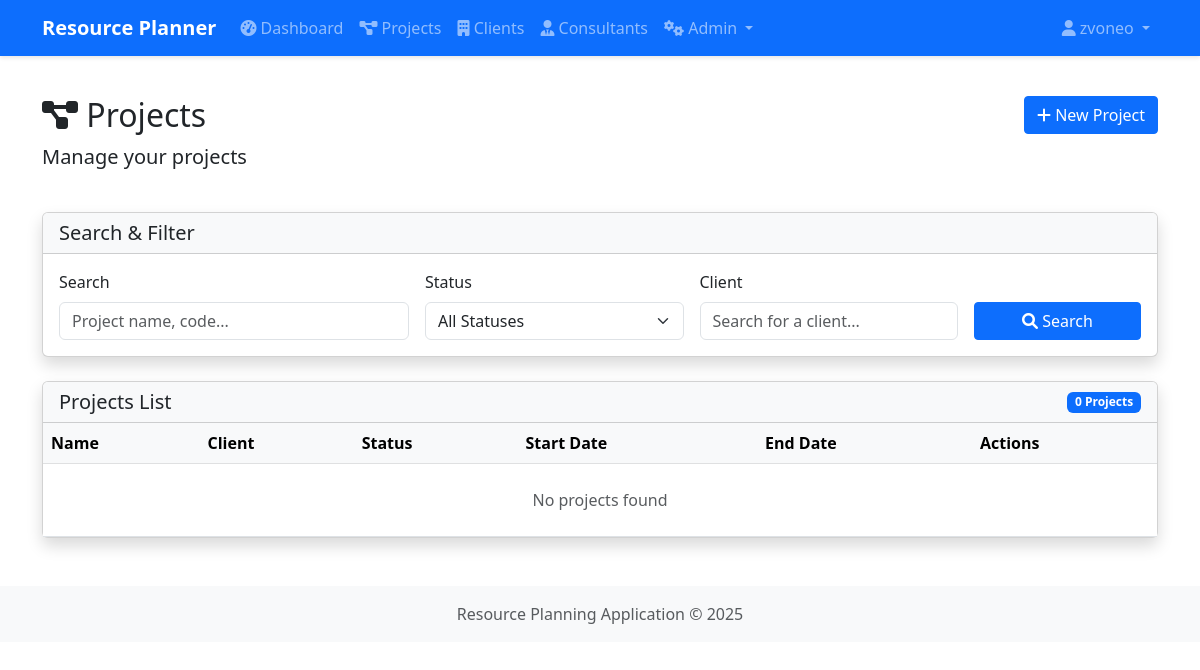
Page /projects/ (signed in) on the earlier database version.
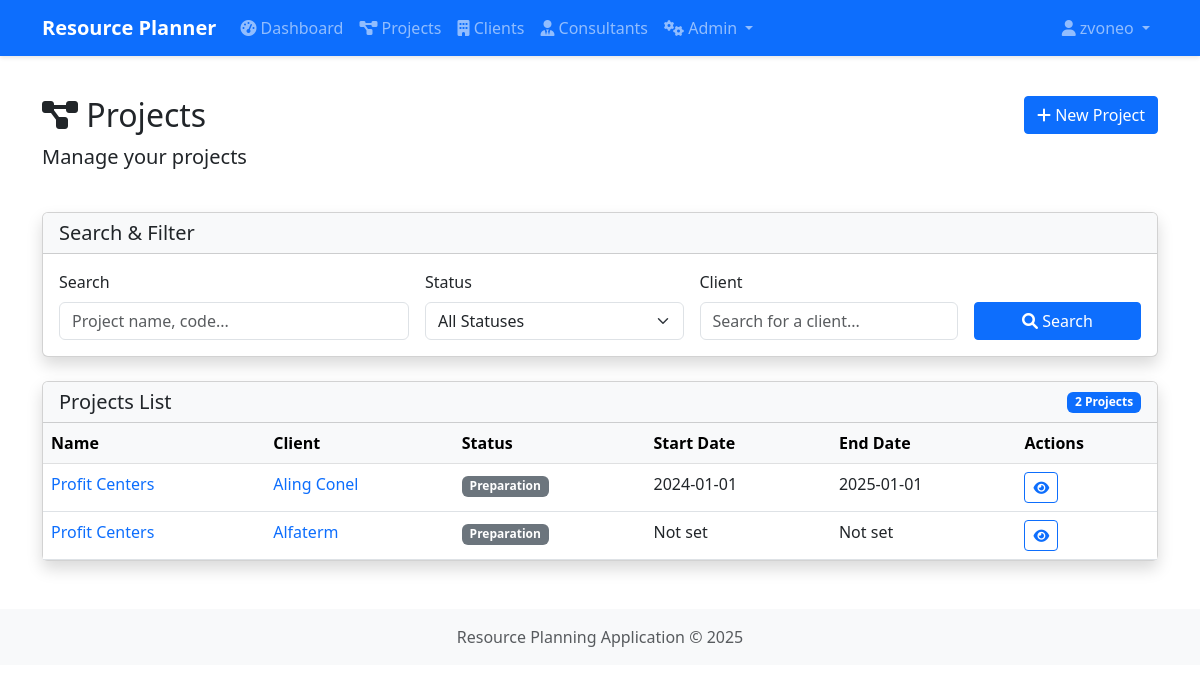
Same page on the later database version.
### app/models.py (models this page shows, shortened)
class Project(db.Model):
    __tablename__ = 'projects'
    id = db.Column(db.Integer, primary_key=True)
    name = db.Column(db.String(100), nullable=False)
    description = db.Column(db.Text)
    template_id = db.Column(db.Integer, db.ForeignKey('project_templates.id'))
    client_id = db.Column(db.Integer, db.ForeignKey('clients.id'))
    manager_id = db.Column(db.Integer, db.ForeignKey('users.id'))
    start_date = db.Column(db.Date)
    end_date = db.Column(db.Date)
    status = db.Column(db.String(20))  # Active, Completed, On Hold
    status_id = db.Column(db.Integer, db.ForeignKey('list_items.id'))
    industry_id = db.Column(db.Integer, db.ForeignKey('list_items.id'))
    profit_center_id = db.Column(db.Integer, db.ForeignKey('list_items.id'))
    created_at = db.Column(db.DateTime, default=datetime.utcnow)
    updated_at = db.Column(db.DateTime, default=datetime.utcnow, onupdate=datetime.utcnow)
    products = db.relationship('ProductService', secondary='project_products', lazy='subquery',
                              backref=db.backref('projects', lazy=True))
    groups = db.relationship('ProjectGroup', backref='project', lazy=True, cascade="all, delete-orphan", order_by="ProjectGroup.order")
    industry = db.relationship('ListItem', foreign_keys=[industry_id])
    profit_center = db.relationship('ListItem', foreign_keys=[profit_center_id])
    status_item = db.relationship('ListItem', foreign_keys=[status_id])
    manager = db.relationship('User', foreign_keys=[manager_id])

class Client(db.Model):
    __tablename__ = 'clients'
    id = db.Column(db.Integer, primary_key=True)
    name = db.Column(db.String(100), nullable=False)
    address = db.Column(db.String(200))
    city = db.Column(db.String(100))
    country_id = db.Column(db.Integer, db.ForeignKey('list_items.id'))
    sales_person = db.Column(db.String(100))  # Sales person name
    project_manager = db.Column(db.String(100))  # Project manager name
    industry = db.Column(db.String(100))  # Industry field
    active = db.Column(db.Boolean, default=True)  # Active status
    created_at = db.Column(db.DateTime, default=datetime.utcnow)
    updated_at = db.Column(db.DateTime, default=datetime.utcnow, onupdate=datetime.utcnow)
    projects = db.relationship('Project', backref='client', lazy=True)
    project_templates = db.relationship('ProjectTemplate', backref='client', lazy=True)

### app/routes/projects.py (the view)
@projects_bp.route('/')
@login_required
def list_projects():
    search_query = request.args.get('search', '')
    status_filter = request.args.get('status_filter', '')
    client_filter = request.args.get('client_filter', '')
    query = Project.query
    if search_query:
        query = query.filter(Project.name.ilike(f'%{search_query}%'))
    if status_filter:
        query = query.filter(Project.status == status_filter)
    if client_filter:
        query = query.filter(Project.client_id == client_filter)
    projects = query.order_by(Project.created_at.desc()).all()
    clients = Client.query.all()
    project_statuses_list = List.query.filter_by(name='ProjectStatusList').first()
    if project_statuses_list:
        project_statuses = ListItem.query.filter_by(list_id=project_statuses_list.id).order_by(ListItem.order).all()
    else:
        project_statuses_list = List.query.filter_by(id=6).first()
        if project_statuses_list:
            project_statuses = ListItem.query.filter_by(list_id=project_statuses_list.id).order_by(ListItem.order).all()
        else:
            project_statuses = []
    return render_template('projects/list.html', projects=projects, clients=clients, project_statuses=project_statuses)

### app/templates/projects/list.html (shortened to what the changed rows need)
{% extends 'base.html' %}
{% block content %}
<div class="row mb-4">
    <div class="col">
        <h1 class="h2">
            <i class="fas fa-project-diagram"></i> Projects
        </h1>
    </div>
</div>
<div class="card shadow">
    <div class="card-header bg-light">
        <div class="d-flex justify-content-between align-items-center">
            <h5 class="mb-0">Projects List</h5>
            <span class="badge bg-primary">{{ projects|length }} Projects</span>
        </div>
    </div>
    <div class="card-body p-0">
        <div class="table-responsive">
            <table class="table table-hover mb-0">
                <thead class="table-light">
                    <tr>
                        <th>Name</th>
                        <th>Client</th>
                        <th>Status</th>
                        <th>Start Date</th>
                        <th>End Date</th>
                        <th>Actions</th>
                    </tr>
                </thead>
                <tbody>
                    {% if projects %}
                        {% for project in projects %}
                        <tr>
                            <td>
                                <a href="{{ url_for('projects.view_project', project_id=project.id) }}" class="text-decoration-none">
                                    {{ project.name }}
                                </a>
                            </td>
                            <td>
                                {% if project.client %}
                                <a href="{{ url_for('clients.view_client', client_id=project.client.id) }}" class="text-decoration-none">
                                    {{ project.client.name }}
                                </a>
                                {% else %}
                                <span class="text-muted">No client</span>
                                {% endif %}
                            </td>
                            <td>
                                {% if project.status == 'Planning' %}
                                <span class="badge bg-info">Planning</span>
                                {% elif project.status == 'In Progress' %}
                                <span class="badge bg-primary">In Progress</span>
                                {% elif project.status == 'Completed' %}
                                <span class="badge bg-success">Completed</span>
                                {% elif project.status == 'On Hold' %}
                                <span class="badge bg-warning">On Hold</span>
                                {% elif project.status == 'Cancelled' %}
                                <span class="badge bg-danger">Cancelled</span>
                                {% else %}
                                <span class="badge bg-secondary">{{ project.status }}</span>
                                {% endif %}
                            </td>
                            <td>{{ project.start_date.strftime('%Y-%m-%d') if project.start_date else 'Not set' }}</td>
                            <td>{{ project.end_date.strftime('%Y-%m-%d') if project.end_date else 'Not set' }}</td>
                            <td>
                                <div class="btn-group btn-group-sm">
                                    <a href="{{ url_for('projects.view_project', project_id=project.id) }}" class="btn btn-outline-primary" title="View">
                                        <i class="fas fa-eye"></i>
                                    </a>
                                </div>
                            </td>
                        </tr>
                        {% endfor %}
                    {% else %}
                        <tr>
                            <td colspan="6" class="text-center py-4">
                                <p class="mb-0 text-muted">No projects found</p>
                            </td>
                        </tr>
                    {% endif %}
                </tbody>
            </table>
        </div>
    </div>
</div>
{% endblock %}

Differences in the rows shown:
added Project: name "Profit Centers", client.name "Aling Conel", status "Preparation", start_date "2024-01-01", end_date "2025-01-01"
added Project: name "Profit Centers", client.name "Alfaterm", status "Preparation", start_date "Not set", end_date "Not set"
Other differences:
{{ projects|length }}: "0" → "2"
text no longer shown: "No projects found"
